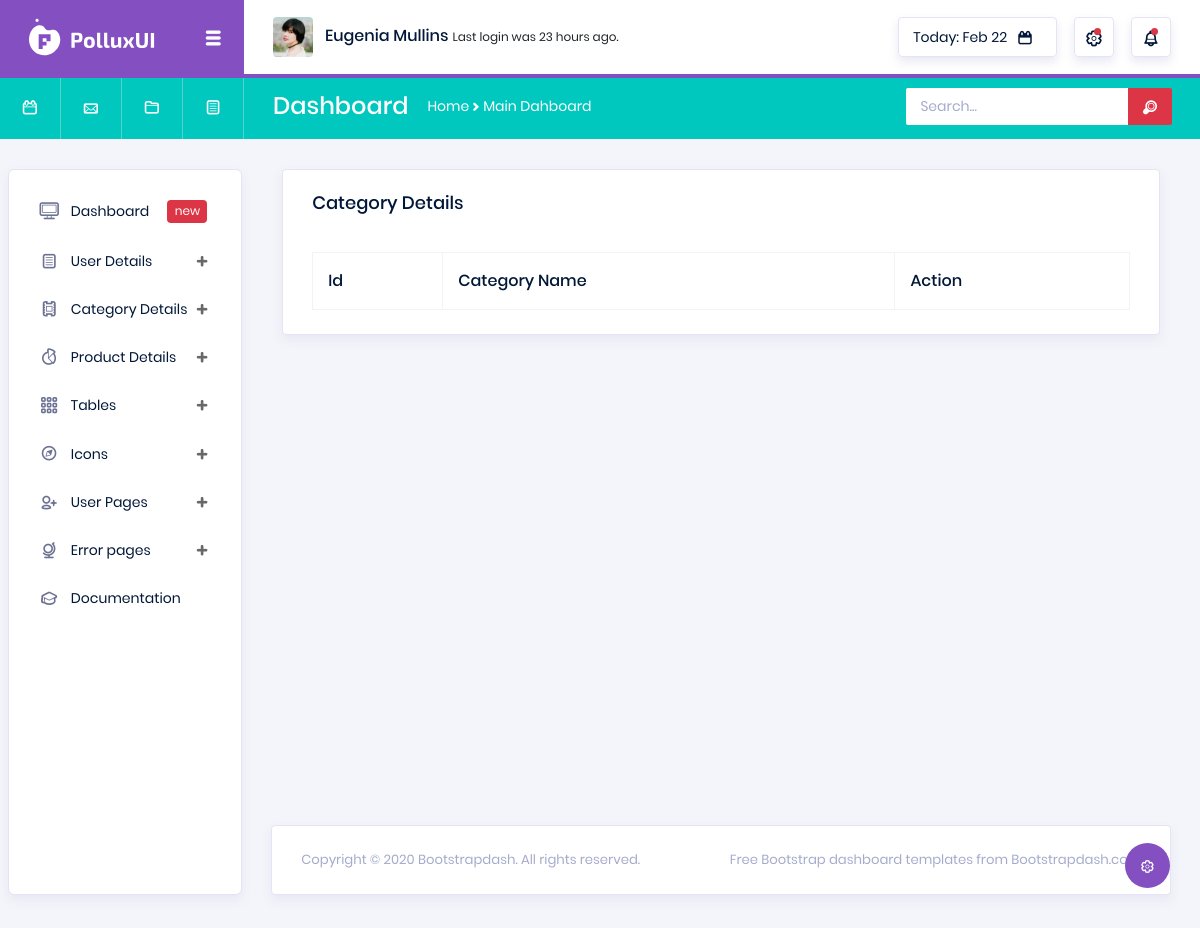
The page /Dashboard/addcategory/ on the database as committed earlier.
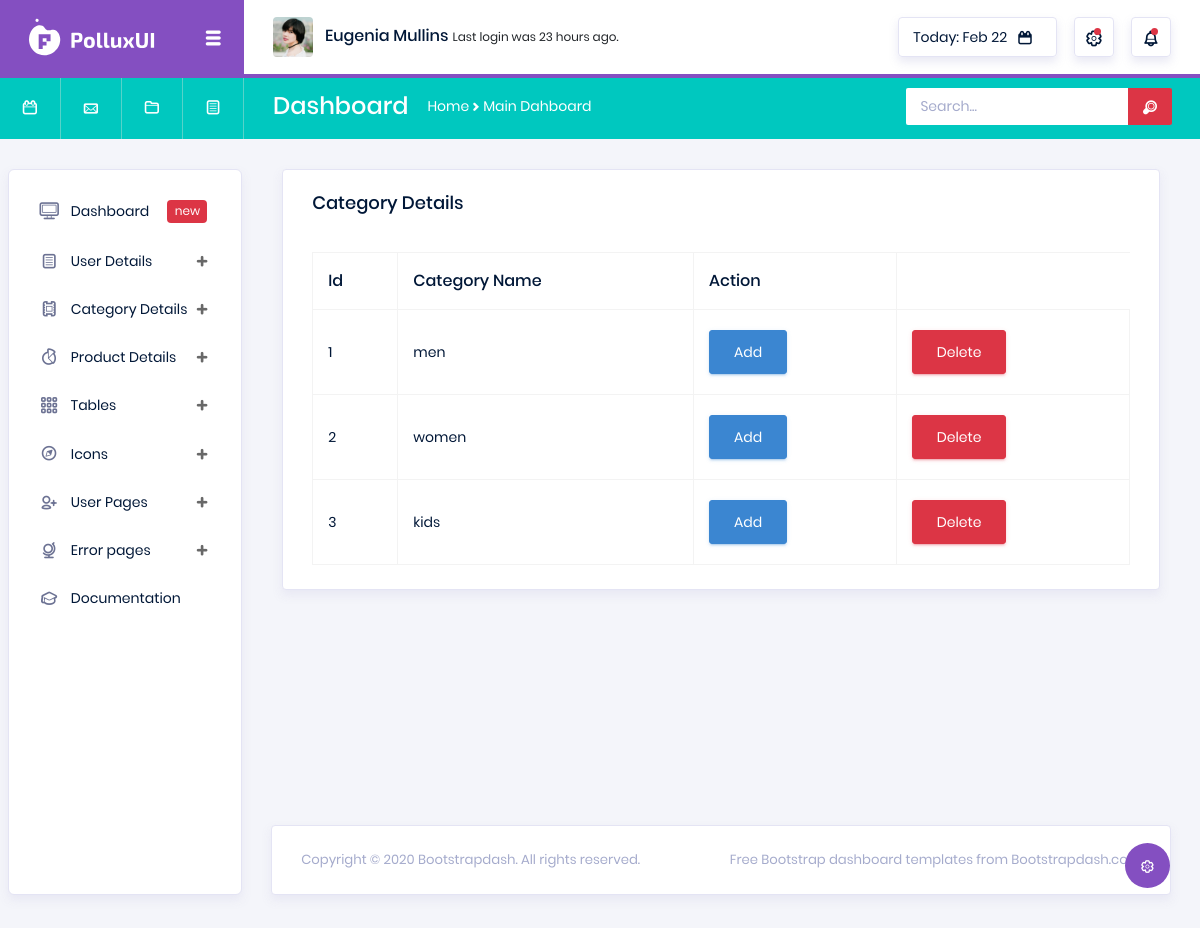
The same page on the database as committed later.
### users/models.py (models this page shows)
class Category(models.Model):
    Category_Name = models.CharField(max_length=100)

### Dashboard/views.py (the view)
# urls.py: path('addcategory/',views.addcategory,name="addcategory"),
def addcategory(request):
    cat = Category.objects.all()
    return render(request,"AddCategory.html",{'cat':cat})

### Dashboard/Templates/AddCategory.html (shortened to what the changed rows need)
<!DOCTYPE html>
{% load static %}
<html lang="en">
<head>
  <link rel="stylesheet" href="{% static 'vendors/typicons/typicons.css' %}">
  <link rel="stylesheet" href="{% static 'vendors/css/vendor.bundle.base.css' %}">
  <link rel="stylesheet" href="{% static 'css/vertical-layout-light/style.css' %}">
</head>
<body>
  <div class="container-scroller">
    <div class="container-fluid page-body-wrapper">
      {% block content %}
      <div class="main-panel">
        <div class="content-wrapper">
         <div class="col-lg-12 grid-margin stretch-card">
              <div class="card">
                <div class="card-body">
                  <div class="table-responsive pt-3">
                    <table class="table table-bordered">
                      <thead>
                        <tr>
                          <th>
                            Id
                          </th>
                          <th>
                            Category Name
                          </th>
                           <th>
                            Action
                          </th>
                        </tr>
                      </thead>
                      <tbody>
                      {% for i in cat %}
                        <tr>
                          <td>
                            {{i.id}}
                          </td>
                          <td>
                            {{i.Category_Name}}
                          </td>
                          <td>
                            <form>
                              <button type="submit" class="btn btn-info">Add</button>
                            </form>
                          </td>
                          <td>
                            <form action="">
                              <button type="submit" class="btn btn-danger">Delete</button>
                            </form>
                          </td>
                        </tr>
                      {% endfor %}
                        </tbody>
                    </table>
                  </div>
                </div>
              </div>
            </div>
        </div>
      </div>
    </div>
  </div>
</body>
</html>
{% endblock %}

Rows that differ between the two databases and show on the page:
added Category: id "1", Category_Name "men"
added Category: id "2", Category_Name "women"
added Category: id "3", Category_Name "kids"
